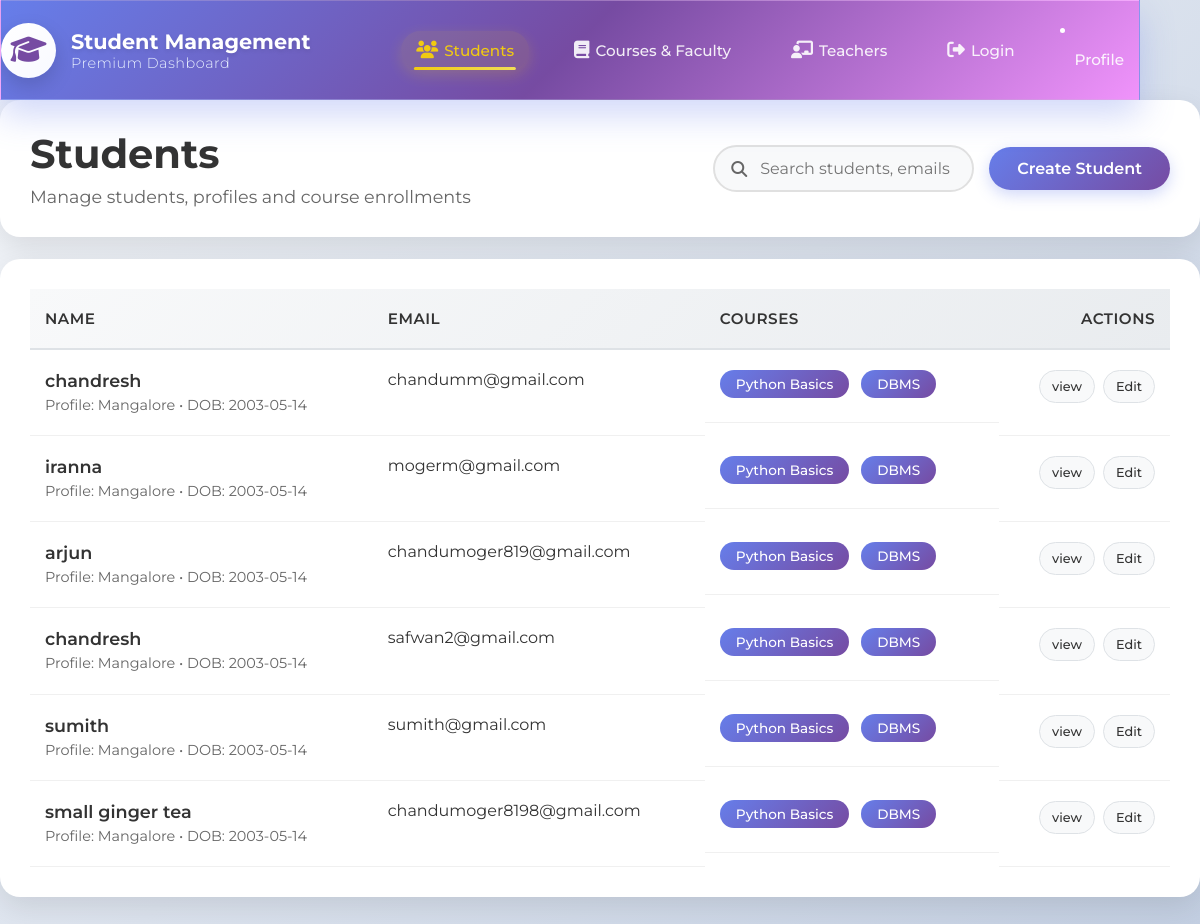
Screenshot of /cd/home/ with the database file from the repository.
### canaradatabase/models.py (models this page shows, shortened)
class Student(models.Model):
    name=models.CharField(max_length=100,null=False,blank=False)
    course_name=models.ForeignKey(Courses,on_delete=models.CASCADE,null=True,blank=True)
    gmail=models.EmailField(null=False,blank=False)
    uucms_num=models.CharField(max_length=15,blank=False,null=False)
    rno=models.IntegerField(null=False)
    photo=models.ImageField(upload_to='studentphoto/',null=True)

### canaradatabase/views.py (the view)
# urls.py: 2. Add a URL to urlpatterns:  path('', views.home, name='home')
def home(request):
    students=Student.objects.all()
    return render(request, 'index.html',{'students':students})

### templates/index.html (shortened to what this page needs)
{% extends "layout.html" %}
{% block content %}
    <main>
      <div class="header-card">
        <div class="header-left">
          <h2>Students</h2>
          <p>Manage students, profiles and course enrollments</p>
        </div>
        <div class="header-actions row">
          <div class="search">
            <input class="input" placeholder="Search students, emails or courses..." />
          </div>
          <a  class="btn" href="{% url 'addstudent' %}">Create Student</a>
        </div>
      </div>
      <div class="card" style="margin-top:22px">
        <table>
          <thead>
            <tr>
              <th>Name</th>
              <th>Email</th>
              <th>Courses</th>
              <th style="text-align:right">Actions</th>
            </tr>
          </thead>
          <tbody>
            {% for student in  students %}
            <tr>
              <td>
                <div class="name">{{student.name}}</div>
                <div class="sub">Profile: Mangalore • DOB: 2003-05-14</div>
              </td>
              <td>{{student.gmail}}</td>
              <td>
                <div class="pill">Python Basics</div>
                <div class="pill">DBMS</div>
              </td>
              <td style="text-align:right">
                <div class="actions" style="justify-content:flex-end">
                  <a  class="pill" href="{%  url 'studentinfo' student.pk %}">view</a>
                  <a class ="pill" href="{% url 'edit' student.pk %}">Edit</a>
                </div>
              </td>
            </tr>
            {% endfor %}
          </tbody>
        </table>
      </div>
    </main>
{% endblock  %}

### static/css/layout.css (style rules this page uses)
* { margin: 0; padding: 0; box-sizing: border-box; font-family: 'Montserrat', sans-serif; }
body { background: linear-gradient(135deg, #f5f7fa 0%, #c3cfe2 100%); min-height: 100vh; overflow-x: hidden; }
.btn { padding: 10px 25px; border: none; cursor: pointer; font-weight: 600; border-radius: 30px; transition: all 0.4s cubic-bezier(0.25, 0.46, 0.45, 0.94); position: relative; overflow: hidden; display: flex; align-items: center; gap: 8px; }
.btn::before { content: ''; position: absolute; top: 0; left: -100%; width: 100%; height: 100%; background: linear-gradient(90deg, transparent, rgba(255, 255, 255, 0.2), transparent); transition: left 0.6s; }
@media (max-width: 1200px) and (min-width: 769px) { .btn { padding: 8px 20px; font-size: 0.95rem; } }
:root { --accent-grad: linear-gradient(135deg, #667eea 0%, #764ba2 100%); --shadow-light: 0 10px 30px rgba(0, 0, 0, 0.1); --shadow-hover: 0 15px 40px rgba(0, 0, 0, 0.15); --border-light: 1px solid #f0f0f0; --text-primary: #333; --text-secondary: #666; --bg-light: #f8f9fa; }
@media (min-width: 769px) { main { flex: 1; } }
.card, .header-card { background: #fff; border-radius: 20px; box-shadow: var(--shadow-light); transition: all 0.3s cubic-bezier(0.25, 0.46, 0.45, 0.94); overflow: hidden; }
.card { padding: 30px; margin-bottom: 30px; }
.header-card { display: flex; justify-content: space-between; align-items: center; flex-wrap: wrap; gap: 20px; padding: 30px; margin-bottom: 22px; }
.header-left { flex: 1; min-width: 200px; }
.header-left h2 { font-size: 2.5rem; font-weight: 700; color: var(--text-primary); margin: 0 0 8px 0; line-height: 1.2; }
.header-left p { font-size: 1.1rem; color: var(--text-secondary); margin: 0; font-weight: 400; }
.header-actions.row { display: flex; align-items: center; gap: 15px; flex-shrink: 0; }
.search { position: relative; flex: 1; max-width: 400px; }
.search::before { content: '\f002'; font-family: 'Font Awesome 6 Free'; font-weight: 900; position: absolute; left: 18px; top: 50%; transform: translateY(-50%); color: var(--text-secondary); z-index: 1; }
.search .input { width: 100%; padding: 12px 20px 12px 45px; border: 2px solid #e0e0e0; border-radius: 25px; font-size: 1rem; background: var(--bg-light); transition: all 0.3s ease; font-family: inherit; }
.btn { padding: 12px 28px; border: none; cursor: pointer; font-weight: 600; border-radius: 30px; transition: all 0.4s cubic-bezier(0.25, 0.46, 0.45, 0.94); position: relative; overflow: hidden; display: inline-flex; align-items: center; gap: 8px; text-decoration: none; font-size: 1rem; justify-content: center; min-width: 140px; }
.btn:not(.ghost) { background: var(--accent-grad); color: #fff; box-shadow: 0 5px 15px rgba(102, 126, 234, 0.3); }
table { width: 100%; border-collapse: collapse; font-size: 1rem; background: #fff; }
thead tr { background: linear-gradient(135deg, #f8f9fa 0%, #e9ecef 100%); }
th { text-align: left; padding: 20px 15px; font-weight: 600; color: var(--text-primary); font-size: 0.95rem; text-transform: uppercase; letter-spacing: 0.5px; border-bottom: 2px solid #dee2e6; }
th:last-child { text-align: right; }
td { padding: 20px 15px; border-bottom: var(--border-light); vertical-align: top; color: var(--text-primary); }
td .name { font-weight: 600; font-size: 1.1rem; color: var(--text-primary); margin-bottom: 4px; }
td .sub { color: var(--text-secondary); font-size: 0.9rem; line-height: 1.4; }
.pill { display: inline-block; background: var(--accent-grad); color: #fff; padding: 6px 16px; border-radius: 20px; font-size: 0.85rem; font-weight: 500; margin: 0 4px 4px 0; transition: all 0.3s ease; text-decoration: none; text-align: center; min-width: fit-content; }
td:has(.pill):not(:last-child) { display: flex; flex-wrap: wrap; gap: 8px; align-items: center; }
.actions { display: flex; gap: 8px; justify-content: flex-end; flex-wrap: wrap; }
.actions .pill { background: var(--bg-light); color: var(--text-primary); border: 1px solid #dee2e6; margin: 0; padding: 8px 12px; font-size: 0.8rem; }
.card, .header-card, .stat, table { animation: fadeInUp 0.6s ease-out; }
* { transition: all 0.3s ease; }
body { background-color: #0a0a0a; font-family: 'Poppins', sans-serif; color: #fff; }

### rows the page displays
Student: name "chandresh", gmail "chandumm@gmail.com"
Student: name "iranna", gmail "mogerm@gmail.com"
Student: name "arjun", gmail "chandumoger819@gmail.com"
Student: name "chandresh", gmail "safwan2@gmail.com"
Student: name "sumith", gmail "sumith@gmail.com"
Student: name "small ginger tea", gmail "chandumoger8198@gmail.com"
